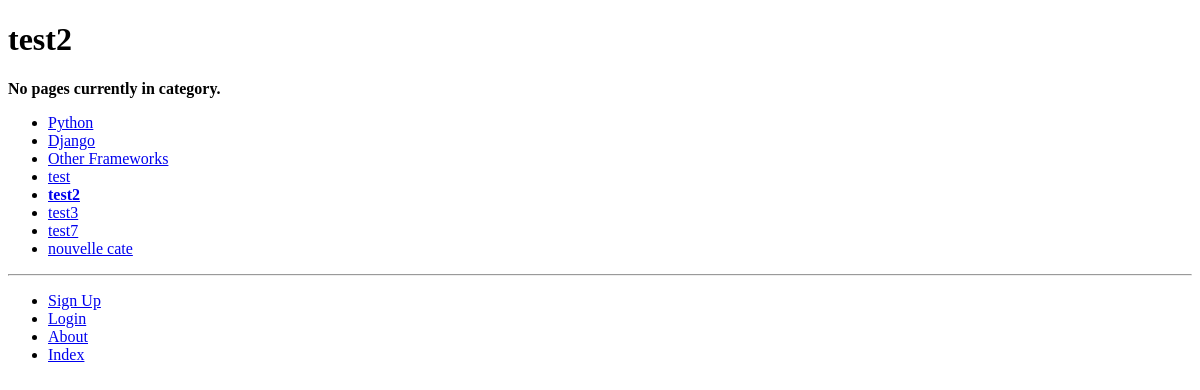
The app's page /rango/category/test2/, older data.
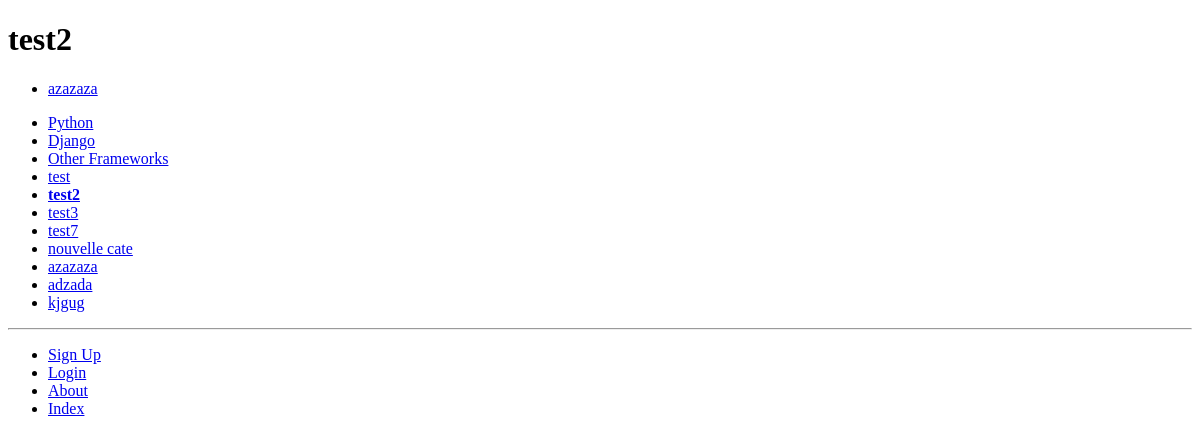
The same page, newer data.
### rango/models.py (models this page shows, shortened)
class Category(models.Model):
    name = models.CharField(max_length=128, unique=True)
    views = models.IntegerField(default=0)
    likes = models.IntegerField(default=0)
    slug = models.SlugField(unique=True)
    class Meta:
        verbose_name_plural = 'Categories'

class Page(models.Model):
    category = models.ForeignKey(Category, on_delete=models.CASCADE)
    title = models.CharField(max_length=128)
    url = models.URLField()
    views = models.IntegerField(default=0)

### rango/views.py (the view)
def show_category(request, category_name_slug):
    context_dict = {}
    try:
        category = Category.objects.get(slug=category_name_slug)
        pages = Page.objects.filter(category=category)
        context_dict['pages'] = pages
        context_dict['category'] = category
    except Category.DoesNotExist:
        context_dict['category'] = None
        context_dict['pages'] = None
    return render(request, 'rango/category.html', context=context_dict)

### rango/templatetags/rango_template_tags.py (called while the page is built)
@register.inclusion_tag('rango/categories.html')
def get_category_list(current_category=None):
    return {'categories': Category.objects.all(),
            'current_category': current_category}

### templates/rango/category.html (shortened to what this page needs)
{% extends 'rango/base.html' %}
{% load static %}
{% block body_block %}
        {% if category %}
            <h1>{{ category.name }}</h1>
            {% if pages %}
                <ul>
                    {% for page in pages %}
                        <li><a href="{{ page.url }}">{{ page.title }}</a></li>
                    {% endfor %}
                </ul>
            {% else %}
                <strong>No pages currently in category.</strong>
            {% endif %}
        {% else %}
            The specified category does not exist.
        {% endif %}
{% endblock %}

### templates/rango/base.html (shortened to what this page needs)
<!DOCTYPE html>
{% load static %}
{% load rango_template_tags %}
<html lang="en">
<head>
</head>
<body>
    <div>
    {% block body_block %}
    {% endblock %}
    </div>
    <div>
        {% block sidebar_block %}
            {% get_category_list category %}
        {% endblock %}
    </div>
    <hr>
    <div>
        <ul>
            {% if user.is_authenticated %}
                <li><a href="{% url 'rango:restricted' %}">Restricted Page</a></li>
                <li><a href="{% url 'rango:logout' %}">Logout</a></li>
                <li><a href="{% url 'rango:add_category' %}">Add a New Category</a></li>
            {% else %}
                <li><a href="{% url 'rango:register' %}">Sign Up</a></li>
                <li><a href="{% url 'rango:login' %}">Login</a></li>
            {% endif %}
            <li><a href="{% url 'rango:about' %}">About</a></li>
            <li><a href="{% url 'rango:index' %}">Index</a></li>
        </ul>
    </div>
</body>
</html>

### templates/rango/categories.html
<ul>
    {% if categories %}
        {% for c in categories %}
            {% if c == current_category %}
                <li>
                    <strong>
                        <a href="{% url 'rango:show_category' c.slug %}">{{ c.name }}</a>
                    </strong>
                </li>
            {% else %}
                <li>
                    <a href="{% url 'rango:show_category' c.slug %}">{{ c.name }}</a>
                </li>
            {% endif %}
        {% endfor %}
    {% else %}
        <li><strong>There are no categories present.</strong></li>
    {% endif %}
</ul>

Row changes from the older to the newer data that the page shows:
added Page: title "azazaza"
added Category: name "azazaza"
added Category: name "adzada"
added Category: name "kjgug"
Text that changed along with them:
text no longer shown: "No pages currently in category."
